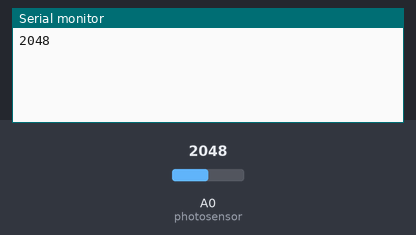
Bench run of a sketch on a simulated Particle Photon. On the bench: the last lines printed to the serial monitor. The test bench sets the inputs (shaded band); at power-on: A0 (photosensor) = 2048.

Above: at 1.2 s.
1.3 s: A0 (photosensor) set to 2866
At 4.5 s:
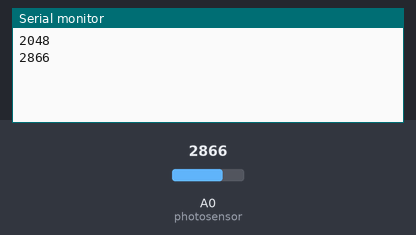
4.9 s: A0 (photosensor) set to 3603
At 7.6 s:
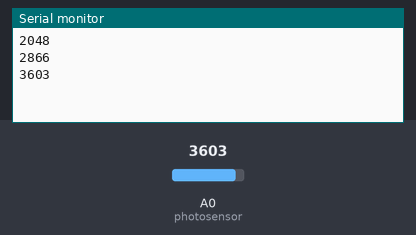
Timing chart, 0 to 9.1 s (numbered marks = the images above; inputs shaded):
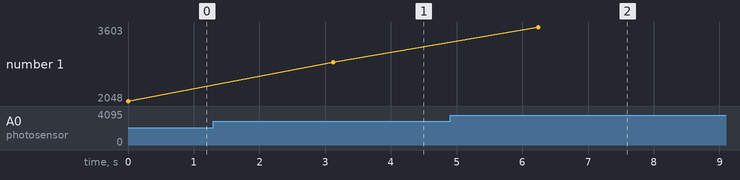

The sketch:

task31p-photon---sending-data-to-the-web.ino
```cpp
int photosensor = A0; // define input pin
int analogValue = 0;

void setup()
{
int analogValue = analogRead(photosensor);
}

void loop()
{

analogValue = analogRead(photosensor);// read the light

// This prints the value to the USB debugging serial port (for optional debugging purposes)
Serial.printlnf("%d", analogValue);
delay(100);
//publish the data to thingspeak
String motion = String(analogValue);
Particle.publish("motion",motion, PRIVATE);
delay(3000);  // wait for 3000 milliseconds
}
```

Measured:
- after the input at 1.3 s, the serial monitor: prints a new line after 1.8 s (image 1)
- after the input at 4.9 s, the serial monitor: prints a new line after 1.3 s (image 2)
- plotted number 1: 2048 → 2866 after the input at 1.3 s, 2866 → 3603 after the input at 4.9 s
